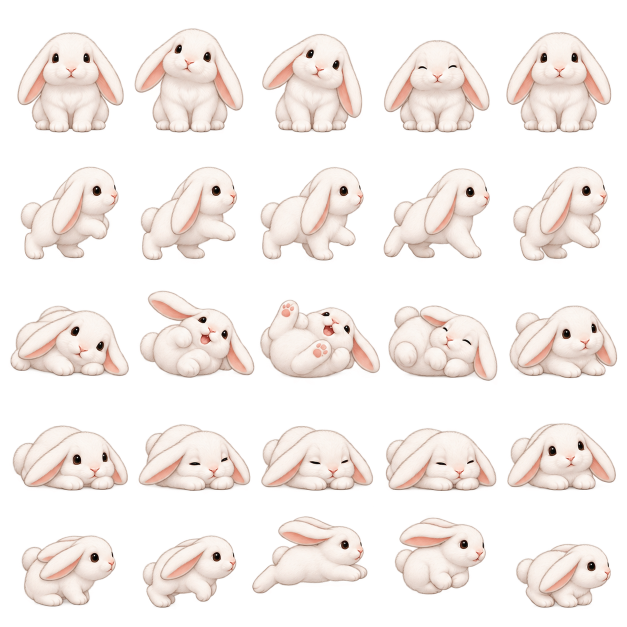
#> input picture assets/source/booboo-keyframes.png, 1254 x 1254 px (shown at 1/2 size); its folder holds 2 pictures in this run
$ python build_pet_atlases.py
#> lines starting #> are read from the running program, lines starting #| are printed output that depends on the picture; after the words box and inside, x2 and y2 are one past the last pixel; in counts of white or black regions, pixels touching at a corner belong together
"""Bake 40 painted keyframes and 45 inbetweens into 85 runtime frames.

Artwork regeneration only: pip install Pillow numpy opencv-python.
The application and packaged builds do not need these libraries.
"""

from pathlib import Path

import cv2
import numpy as np
from PIL import Image, ImageOps

ROOT = Path(__file__).resolve().parents[1]
CELL = 160
NAMES = {"bunny": "booboo", "mookrata": "moo-krata", "bibi": "bibi", "kitten": "kitten"}
CLIPS = (("idle", 15), ("walk", 20), ("roll", 20), ("sleep", 15), ("hop", 15))


def isolate(image):
    rgba = np.asarray(image.convert("RGBA")).copy()
    alpha = rgba[:, :, 3]
    # Generated alpha sometimes includes almost-transparent mask speckles.
    # Identify the solid subject, then retain its original soft fur perimeter.
    core = np.uint8(alpha > 200)
    core = cv2.morphologyEx(core, cv2.MORPH_OPEN, np.ones((3, 3), np.uint8))
    count, labels, stats, _ = cv2.connectedComponentsWithStats(core, 8)
    if count < 2:
        raise ValueError("Missing subject")
    component = 1 + np.argmax(stats[1:, cv2.CC_STAT_AREA])
    mask = cv2.dilate(np.uint8(labels == component), np.ones((5, 5), np.uint8)) > 0
    alpha[~mask | (alpha < 48)] = 0
    # Pure mask red/yellow are not the warm pink noses or golden beaks.
    r, g, b = (rgba[:, :, i] for i in range(3))
    mask_marks = ((r > 240) & (g < 35) & (b < 35)) | ((r > 240) & (g > 235) & (b < 30))
    alpha[mask_marks] = 0
    rgba[:, :, 3] = alpha
    rgba[alpha == 0, :3] = 0
    return Image.fromarray(rgba)


def extract_subjects(source, count=25):
    image = Image.open(source).convert("RGBA")
    rgba = np.asarray(image).copy()
    # Generated sheets do not always obey an exact grid. Extract complete
    # connected subjects from the WHOLE sheet so wings/heads cannot be cut at
    # a guessed cell boundary, then order them by row and column.
    core = cv2.morphologyEx(np.uint8(rgba[:, :, 3] > 200), cv2.MORPH_OPEN,
                           np.ones((5, 5), np.uint8))
    _, labels, stats, centers = cv2.connectedComponentsWithStats(core, 8)
    ids = list(np.argsort(stats[1:, cv2.CC_STAT_AREA])[-count:] + 1)
    if len(ids) != count or min(stats[i, cv2.CC_STAT_AREA] for i in ids) < 1000:
        raise ValueError(f"Expected {count} complete subjects in {source}")
    for component in ids:
        x, y, width, height = stats[component, :4]
        if min(x, y, image.width - x - width, image.height - y - height) <= 0:
            raise ValueError(f"Subject touches source boundary in {source}; redraw it before baking")
    ids.sort(key=lambda i: centers[i, 1])
    rows = []
    for row in range(count // 5):
        cells = []
        group = sorted(ids[row * 5:row * 5 + 5], key=lambda i: centers[i, 0])
        for component in group:
            subject = rgba.copy()
            mask = cv2.dilate(np.uint8(labels == component), np.ones((7, 7), np.uint8)) > 0
            subject[~mask] = 0
            clean = isolate(Image.fromarray(subject))
            cells.append(clean.crop(clean.getchannel("A").getbbox()))
        rows.extend(cells)
    return rows


def normalize(cells):
    # One transform per sequence prevents the body changing size each frame.
    scale = min(136 / max(c.width for c in cells), 136 / max(c.height for c in cells))
    result = []
    for cell in cells:
        size = (round(cell.width * scale), round(cell.height * scale))
        cropped = cell.resize(size, Image.Resampling.LANCZOS)
        frame = Image.new("RGBA", (CELL, CELL))
        frame.alpha_composite(cropped, ((CELL - size[0]) // 2, CELL - size[1] - 14))
        result.append(frame)
    return result


# [46 lines left out: functions premultiplied, inbetweens, not called in this run]


def build(character):
    name = NAMES[character]
    painted = extract_subjects(ROOT / f"assets/source/{name}-keyframes.png")
#> in extract_subjects, image is the input picture: PIL image 1254x1254 RGBA; mean R, G, B, A 129.7, 121.9, 118, 96
#> in extract_subjects, `core = cv2.morphologyEx(np.uint8(rgba[:, :, 3] > 200), cv2.MORPH_OPEN,..`:
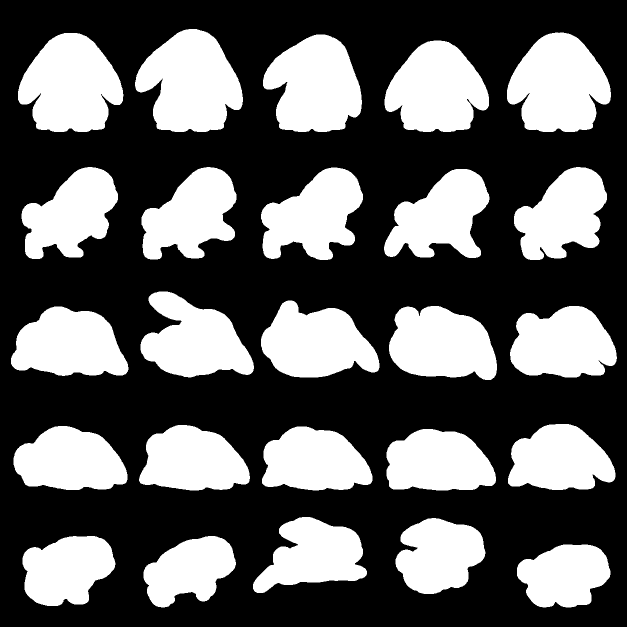
#> core: shape (1254, 1254) (shown at 1/2 size); values 0 (black) and 1 (white), 37.2% white; 25 white regions, largest, box (x1, y1, x2, y2) and area: (270, 58, 486, 264) 30795, (36, 66, 247, 264) 29934, (1014, 65, 1222, 264) 29760
#> in extract_subjects, `_, labels, stats, centers = cv2.connectedComponentsWithStats(core, 8)`:
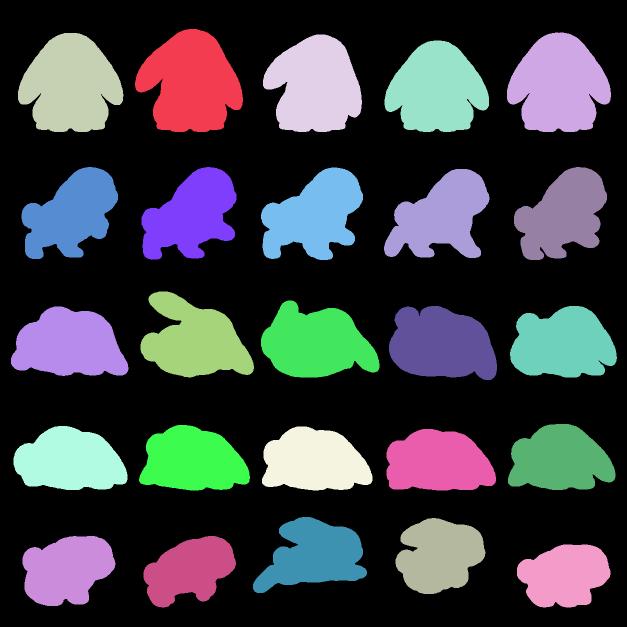
#> labels: shape (1254, 1254) int32 (shown at 1/2 size); 26 distinct labels, from 0 to 25; one colour per label, 0 black
#> in extract_subjects, `_, labels, stats, centers = cv2.connectedComponentsWithStats(core, 8)`: stats = 26 rows, first 6: [0, 0, 1254, 1254, 987185], [270, 58, 216, 206, 30795], [1014, 65, 208, 199, 29760], [36, 66, 211, 198, 29934], [526, 69, 198, 195, 28182], [769, 81, 209, 183, 27183]; centers = 26 pairs, first value 133.1 to 1128.7, second value 166 to 1150.4
#> in extract_subjects, `ids = list(np.argsort(stats[1:, cv2.CC_STAT_AREA])[-count:] + 1)`: ids = 25 values, max 25 at index 1, min 1 at index 24, mean 13
#> the loop in extract_subjects, `for component in ids:` made 25 passes
#> (component, x, y, width, height) on passes 1 to 12: (24, 287, 1072, 185, 143), (25, 1034, 1089, 187, 126), (23, 45, 1072, 186, 140), (22, 791, 1036, 180, 152), (21, 506, 1034, 228, 152), (16, 1016, 848, 215, 132), (19, 524, 853, 221, 128), (20, 773, 858, 219, 123), (17, 278, 850, 222, 131), (18, 27, 852, 228, 128), (6, 43, 334, 193, 184), (9, 1028, 334, 186, 186)
#> (x, y, width, height) on pass 15: (1020, 612, 214, 143)
#> the loop in extract_subjects, `for row in range(count // 5):` made 5 passes
#> group on passes 1 to 5: [3, 1, 4, 5, 2], [6, 7, 8, 10, 9], [13, 11, 12, 14, 15], [18, 17, 19, 20, 16], [23, 24, 21, 22, 25]
#> after the loop in extract_subjects, `for row in range(count // 5):`:
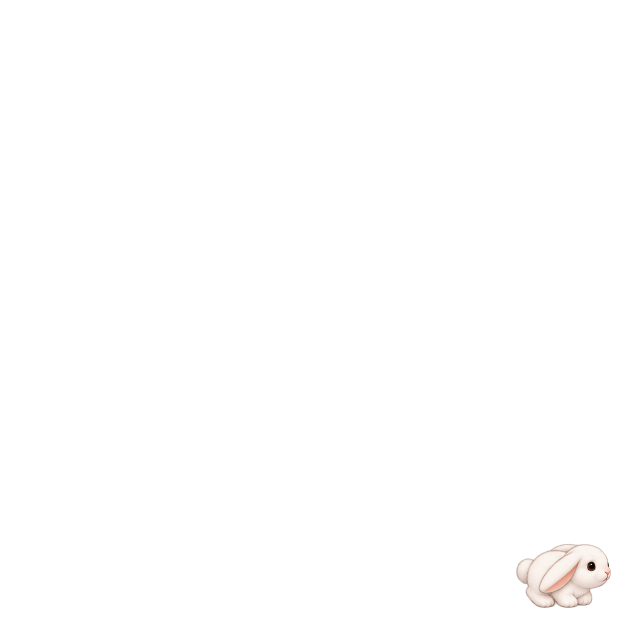
#> clean: PIL image 1254x1254 RGBA (shown at 1/2 size); mean R, G, B, A 2.7, 2.5, 2.4, 2.9; transparent parts drawn white
#> after the loop in extract_subjects, `for row in range(count // 5):`: rows = 25 items
#> painted = 25 items
    rows = [normalize(painted[i:i+5]) for i in range(0, 25, 5)]
#> after the loop in normalize, `for cell in cells:`: result = 5 items
#> the loop in normalize (call 2), `for cell in cells:` made 5 passes
#> size on passes 1 to 5: (125, 119), (123, 119), (133, 119), (136, 116), (121, 121)
#> in normalize (call 4), `scale = min(136 / max(c.width for c in cells), 136 / max(c.height for ..`: scale = 0.589
#> the loop in normalize (call 4), `for cell in cells:` made 5 passes
#> size on passes 1 to 5: (136, 77), (132, 79), (132, 77), (131, 74), (128, 79)
#> after the loop in normalize (call 4), `for cell in cells:`:
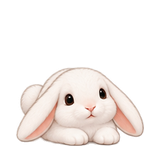
#> frame: PIL image 160x160 RGBA; mean R, G, B, A 70.1, 64.3, 61.5, 72.9; transparent parts drawn white
#> the loop in normalize (call 5), `for cell in cells:` made 5 passes
#> size on passes 1 to 5: (111, 85), (111, 86), (136, 91), (108, 91), (112, 76)
#> pass 1, in normalize (call 5), `cropped = cell.resize(size, Image.Resampling.LANCZOS)`:
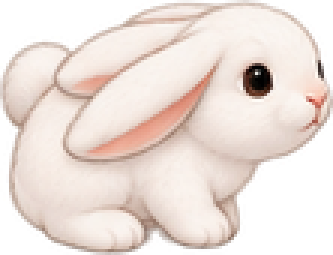
#> cropped: PIL image 111x85 RGBA (shown 3 times larger); mean R, G, B, A 178.3, 165.2, 158.2, 184.1; transparent parts drawn white
#> after the loop in normalize (call 5), `for cell in cells:`:
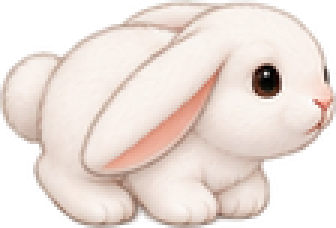
#> cropped: PIL image 112x76 RGBA (shown 3 times larger); mean R, G, B, A 178.2, 165.3, 158.3, 184.9; transparent parts drawn white
#> after the loop in normalize (call 5), `for cell in cells:`:
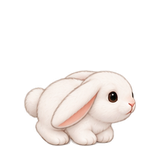
#> frame: PIL image 160x160 RGBA; mean R, G, B, A 59.3, 55, 52.6, 61.5; transparent parts drawn white
#> rows = 5 items
    roll = normalize(extract_subjects(ROOT / f"assets/source/{name}-roll.png", 20))
    frames = []
    for row, (clip, length) in zip(rows, CLIPS):
        if clip == "roll":
            frames.extend(roll)
            continue
        count = length // 5
        for index in range(5):
            frames.extend(inbetweens(row[index], row[(index + 1) % 5], count))
    assert len(frames) == 85
    atlas = Image.new("RGBA", (CELL * 5, CELL * 17))
    mirrored = Image.new("RGBA", atlas.size)
    for index, frame in enumerate(frames):
        at = ((index % 5) * CELL, (index // 5) * CELL)
        atlas.alpha_composite(frame, at)
        mirrored.alpha_composite(ImageOps.mirror(frame), at)
    for image, suffix in ((atlas, ""), (mirrored, "-left")):
        image.save(ROOT / f"assets/{name}-motion{suffix}.png", optimize=True)
        hard = image.copy()
        hard.putalpha(image.getchannel("A").point(lambda a: 255 if a >= 128 else 0))
        hard.save(ROOT / f"assets/{name}-motion{suffix}-windows.png", optimize=True)
    frames[0].save(ROOT / f"assets/readme/{name}.png", optimize=True)
    frames[0].resize((256, 256), Image.Resampling.LANCZOS).save(
        ROOT / f"icons/{'mookrata' if character == 'mookrata' else name}.ico",
        sizes=[(16, 16), (32, 32), (48, 48), (64, 64), (128, 128), (256, 256)])
    demo = []
    for frame in frames:
        background = Image.new("RGB", frame.size, "#e8edf2")
        background.paste(frame, mask=frame.getchannel("A"))
        demo.append(background)
    demo[0].save(ROOT / f"assets/readme/{name}.gif", save_all=True, append_images=demo[1:],
                 duration=70, loop=0, optimize=False, disposal=2)
    print(f"{character}: 85 frames, 5 clips, padded 800x2720 atlas")


if __name__ == "__main__":
    for character in NAMES:
#> (the run stopped early here; a loop or call above may not have finished)
